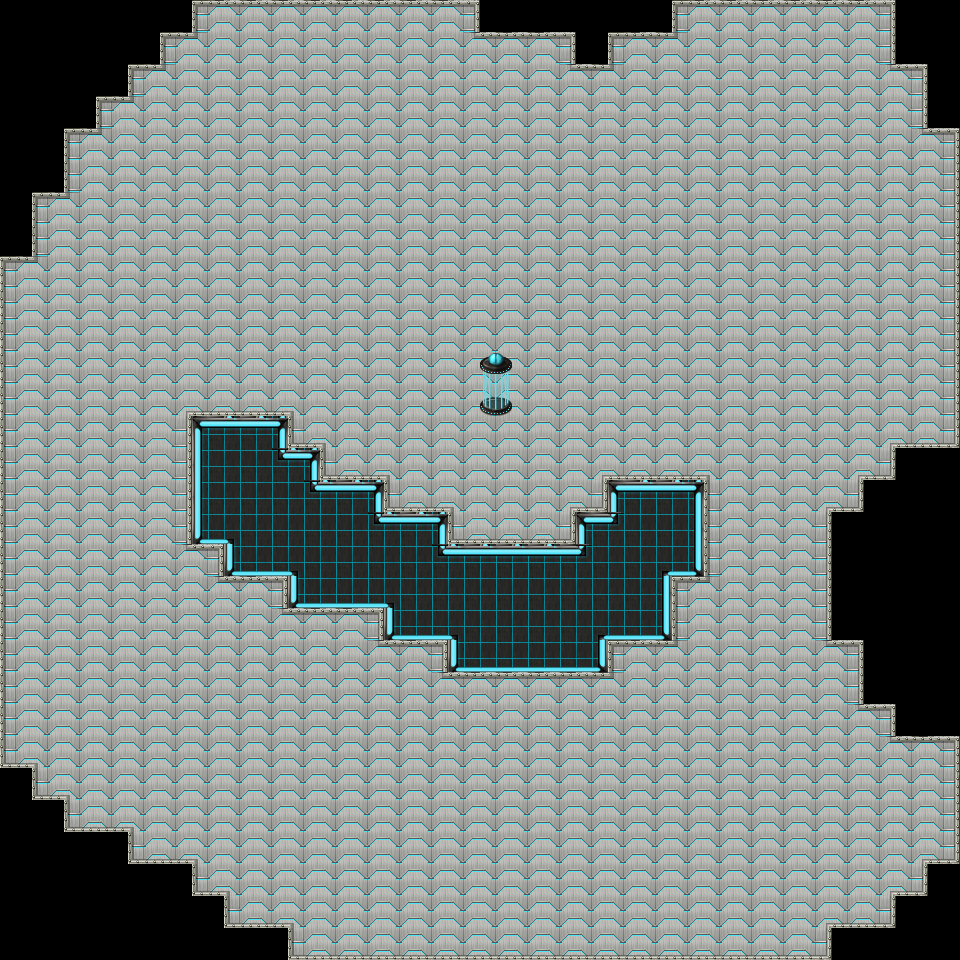

A level layout from a 2D game, rendered from its tile map. Below: a short description, then the map file with tile-grid data replaced by summaries:
An orthogonal 30x30 tile map with 32x32 px tiles, 3 tile layers (Terrain, Background, Foreground), 2 tilesets and 24 objects (2x portal).

<map version="1.0" orientation="orthogonal" renderorder="right-down" width="30" height="30" tilewidth="32" tileheight="32" nextobjectid="3">
 <properties>
  <property name="BackgroundColor" type="color" value="#ff55007f" />
 </properties>
 <tileset firstgid="1" name="Tiles1" tilewidth="32" tileheight="32" tilecount="256" columns="8">
  <image source="futuristic/Tiles1.png" width="256" height="1024" />
  <terraintypes>
   <terrain name="Futurista01" tile="-1">
    <properties>
     <property name="fw:renderLayer" type="int" value="10" />
    </properties>
   </terrain>
   <terrain name="Futurista02" tile="-1" />
   <terrain name="Futurista03" tile="-1" />
   <terrain name="Futurista04" tile="-1" />
   <terrain name="Futurista05" tile="-1" />
  </terraintypes>
  <tile id="0" terrain="0,0,0,0" />
  <tile id="1" terrain=",0,0,0">
   <objectgroup draworder="index">
    <object id="0" x="-2.77556e-16" y="0.333333" width="10.3333" height="11" />
   </objectgroup>
  </tile>
  <tile id="2" terrain="0,,0,0">
   <objectgroup draworder="index">
    <object id="0" x="22.3333" y="0" width="9.33333" height="11.6667" />
   </objectgroup>
  </tile>
  <tile id="4" terrain="0,0,0,">
   <objectgroup draworder="index">
    <object id="0" x="21.6667" y="26.6667" width="10.6667" height="5.33333" />
   </objectgroup>
  </tile>
  <tile id="8" terrain="0,0,,0">
   <objectgroup draworder="index">
    <object id="0" x="-0.666667" y="27" width="11" height="5" />
   </objectgroup>
  </tile>
  <tile id="16" terrain=",0,,0">
   <objectgroup draworder="index">
    <object id="0" x="0" y="0" width="10.6667" height="31.6667" />
   </objectgroup>
  </tile>
  <tile id="20" terrain=",,0,0">
   <objectgroup draworder="index">
    <object id="0" x="-0.333333" y="0" width="32.6667" height="12.3333" />
   </objectgroup>
  </tile>
  <tile id="24" terrain="0,,0,">
   <objectgroup draworder="index">
    <object id="0" x="21.6667" y="-0.333333" width="10" height="32" />
   </objectgroup>
  </tile>
  <tile id="28" terrain="0,0,,">
   <objectgroup draworder="index">
    <object id="0" x="-0.333333" y="25.3333" width="32.3333" height="6.66667" />
   </objectgroup>
  </tile>
  <tile id="34" terrain=",,,0">
   <objectgroup draworder="index">
    <object id="0" x="0.333333" y="-0.666667" width="10" height="32" />
    <object id="0" x="10.3333" y="-0.333333" width="22" height="10.6667" />
   </objectgroup>
  </tile>
  <tile id="36" terrain=",,0,">
   <objectgroup draworder="index">
    <object id="0" x="-0.333333" y="-0.333333" width="32.3333" height="11.3333" />
    <object id="0" x="22" y="11.3333" width="10" height="21" />
   </objectgroup>
  </tile>
  <tile id="38" terrain="0,,,">
   <objectgroup draworder="index">
    <object id="0" x="-0.666667" y="26.6667" width="32.6667" height="6" />
    <object id="0" x="22.3333" y="0" width="9.33333" height="25.6667" />
   </objectgroup>
  </tile>
  <tile id="40" terrain=",0,,">
   <objectgroup draworder="index">
    <object id="0" x="0" y="-0.333333" width="9.33333" height="32.6667" />
    <object id="0" x="9" y="26" width="23" height="5.66667" />
   </objectgroup>
  </tile>
  <tile id="48" terrain="1,1,1,1" />
  <tile id="49" terrain=",1,1,1" />
  <tile id="50" terrain="1,,1,1" />
  <tile id="52" terrain="1,1,1," />
  <tile id="56" terrain="1,1,,1" />
  <tile id="64" terrain=",1,,1" />
  <tile id="68" terrain=",,1,1" />
  <tile id="72" terrain="1,,1," />
  <tile id="76" terrain="1,1,," />
  <tile id="82" terrain=",,,1" />
  <tile id="84" terrain=",,1," />
  <tile id="86" terrain="1,,," />
  <tile id="88" terrain=",1,," />
  <tile id="96" terrain="2,2,2,2" />
  <tile id="97" terrain=",2,2,2" />
  <tile id="98" terrain="2,,2,2" />
  <tile id="100" terrain="2,2,2," />
  <tile id="104" terrain="2,2,,2" />
  <tile id="112" terrain=",2,,2" />
  <tile id="116" terrain=",,2,2" />
  <tile id="120" terrain="2,,2," />
  <tile id="124" terrain="2,2,," />
  <tile id="130" terrain=",,,2" />
  <tile id="132" terrain=",,2," />
  <tile id="134" terrain="2,,," />
  <tile id="136" terrain=",2,," />
  <tile id="144" terrain="3,3,3,3" />
  <tile id="145" terrain=",3,3,3" />
  <tile id="146" terrain="3,,3,3" />
  <tile id="148" terrain="3,3,3," />
  <tile id="152" terrain="3,3,,3" />
  <tile id="160" terrain=",3,,3" />
  <tile id="164" terrain=",,3,3">
   <objectgroup draworder="index">
    <object id="1" x="-0.25" y="0" width="31.75" height="7.5" />
   </objectgroup>
  </tile>
  <tile id="168" terrain="3,,3,">
   <objectgroup draworder="index">
    <object id="1" x="26" y="-0.25" width="6.25" height="32" />
   </objectgroup>
  </tile>
  <tile id="172" terrain="3,3,," />
  <tile id="178" terrain=",,,3" />
  <tile id="180" terrain=",,3," />
  <tile id="182" terrain="3,,," />
  <tile id="184" terrain=",3,," />
  <tile id="192" terrain="4,4,4,4" />
  <tile id="193" terrain=",4,4,4" />
  <tile id="194" terrain="4,,4,4" />
  <tile id="196" terrain="4,4,4," />
  <tile id="208" terrain=",4,,4" />
  <tile id="212" terrain=",,4,4" />
  <tile id="216" terrain="4,,4," />
  <tile id="220" terrain="4,4,," />
  <tile id="226" terrain=",,,4" />
  <tile id="228" terrain=",,4," />
  <tile id="230" terrain="4,,," />
  <tile id="232" terrain=",4,," />
 </tileset>
 <tileset firstgid="257" name="Objs2" tilewidth="32" tileheight="32" tilecount="256" columns="16">
  <image source="futuristic/Objs2.png" width="512" height="512" />
  <tile id="50">
   <properties>
    <property name="renderAfterActor" value="true" />
   </properties>
  </tile>
  <tile id="51">
   <properties>
    <property name="renderAfterActor" value="true" />
   </properties>
  </tile>
  <tile id="66">
   <objectgroup draworder="index">
    <object id="0" x="0" y="-0.25" width="32" height="32" />
   </objectgroup>
  </tile>
  <tile id="67">
   <objectgroup draworder="index">
    <object id="0" x="0" y="0" width="31.5" height="31.75" />
   </objectgroup>
  </tile>
  <tile id="190">
   <animation>
    <frame tileid="190" duration="800" />
    <frame tileid="222" duration="400" />
   </animation>
  </tile>
  <tile id="191">
   <animation>
    <frame tileid="191" duration="800" />
    <frame tileid="223" duration="400" />
   </animation>
  </tile>
  <tile id="206">
   <objectgroup draworder="index">
    <object id="0" x="9.6875" y="0" width="22.1875" height="27.375" />
   </objectgroup>
   <animation>
    <frame tileid="206" duration="800" />
    <frame tileid="238" duration="400" />
   </animation>
  </tile>
  <tile id="207">
   <objectgroup draworder="index">
    <object id="0" x="0.25" y="0" width="24.9375" height="32.0625" />
   </objectgroup>
   <animation>
    <frame tileid="207" duration="800" />
    <frame tileid="239" duration="400" />
   </animation>
  </tile>
 </tileset>
 <layer name="Terrain" width="30" height="30">
  <properties>
   <property name="fw:renderLayer" type="int" value="10" />
  </properties>
  <data>[900 cells, 798 non-empty, 26 distinct tile ids]</data>
 </layer>
 <layer name="Background" width="30" height="30">
  <properties>
   <property name="fw:renderLayer" type="int" value="9" />
  </properties>
  <data>[900 cells, 1 non-empty, 1 distinct tile ids]</data>
 </layer>
 <layer name="Foreground" width="30" height="30">
  <properties>
   <property name="fw:renderLayer" type="int" value="7" />
  </properties>
  <data>[900 cells, 1 non-empty, 1 distinct tile ids]</data>
 </layer>
 <objectgroup name="Objects">
  <object id="1" name="doorPortal" type="portal" x="481" y="375.5" width="28.5" height="24">
   <properties>
    <property name="Area" value="doorPortal" />
    <property name="Map" value="map01" />
   </properties>
  </object>
  <object id="2" name="portal01" type="portal" x="294" y="946" width="153" height="12">
   <properties>
    <property name="Area" value="portal01" />
    <property name="Map" value="map01" />
   </properties>
  </object>
 </objectgroup>
</map>
